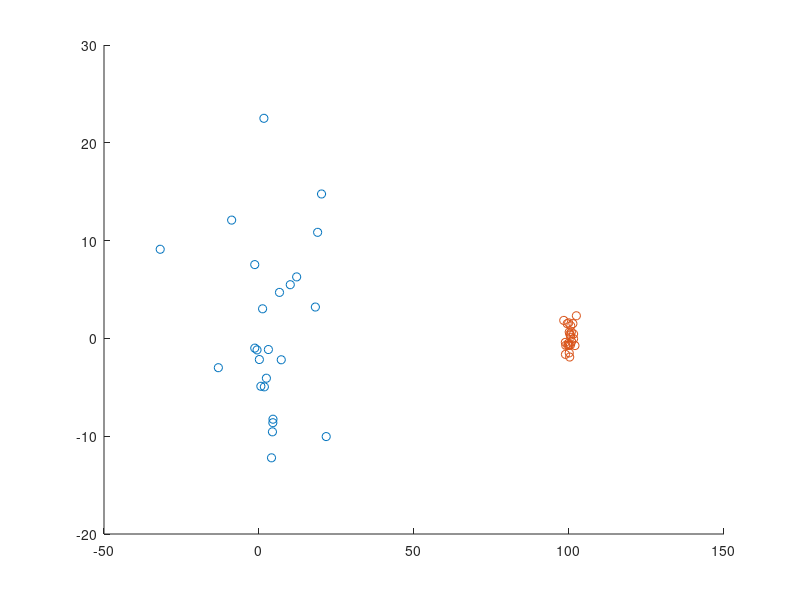

Reproduce this figure in MATLAB. (Note: this script raises an error after producing the figure.)
% Points for section CLUSTERS' SIZE

muSize=zeros(50,50);
muSize(26:50,1)=100;
sigmaSize=ones(50,50);
sigmaSize(1:25,:)=10;

clSize=normrnd(muSize,sigmaSize,50,50);

figure(2);
scatter(clSize(1:25,1),clSize(1:25,2),[],[0 0.4470 0.7410])
hold on
scatter(clSize(26:50,1),clSize(26:50,2),[],[0.8500 0.3250 0.0980]);

pSize=normpdf(clSize,muSize,sigmaSize);

for i=1:50
    pSize(i,i)=0;
end

nnzSize=nnz(pSize);

colToAddSize=zeros(50,nnzSize-50);
tempSize2=horzcat(pSize,colToAddSize);
rowsCluster1Size=zeros(fix((nnzSize-50)/2),nnzSize);
cl1Size=vertcat(tempSize2(1:25,:),rowsCluster1Size);
rowsCluster2Size=zeros(fix((nnzSize-50)/2)+mod(nnzSize-50,2),nnzSize);
cl2Size=vertcat(tempSize2(26:50,:),rowsCluster2Size);

pointsSizeSp=vertcat(cl1Size,cl2Size);

pointsSizeIn=sparse(pointsSizeSp);

mmwrite("sizeData.mtx",pointsSizeIn);

% Points for section CLUSTERS' DISTANCE

muD=zeros(25,75);
sigmaD=ones(25,75);

s = rng; % save state of rng
cluster1D=normrnd(muD,sigmaD,25,75);
rng(s); % restore state of rng
cluster2D=normrnd(muD,sigmaD,25,75); % cluster2 has the same random numbers as cluster1
rng(s);
cluster3D=normrnd(muD,sigmaD,25,75);

cluster2D(:,1)=cluster2D(:,1)+10;
mu2D(:,1)=muD(:,1)+10;

cluster3D(:,1)=cluster3D(:,1)+40; % cluster 1 & 2 have distance 10
                                % cluster 1 & 3 have distance 40

mu3D(:,1)=muD(:,1)+40;

figure(3);
scatter(cluster1D(:,1),cluster1D(:,2),[],[0 0.4470 0.7410])
hold on
scatter(cluster2D(:,1),cluster2D(:,2),[],[0.8500 0.3250 0.0980]);
hold on
scatter(cluster3D(:,1),cluster3D(:,2),[],[0.4660 0.6740 0.1880]);

pdf1D=normpdf(cluster1D,muD,sigmaD);
pdf2D=normpdf(cluster2D,mu2D,sigmaD);
pdf3D=normpdf(cluster3D,mu3D,sigmaD);

tempD1=vertcat(pdf1D,pdf2D);
pointsD=vertcat(tempD1,pdf3D);

for i=1:75
    pointsD(i,i)=0;
end

nnzD=nnz(pointsD);

mmwrite("distDataTest.mtx",pointsD);

colToAddD=zeros(75,nnzD-75);
tempD2=horzcat(pointsD,colToAddD);
rowsCluster1D=zeros(fix((nnzD-75)/3),nnzD);
cl1D=vertcat(tempD2(1:25,:),rowsCluster1D);
rowsCluster2D=zeros(fix((nnzD-75)/3),nnzD);
cl2D=vertcat(tempD2(26:50,:),rowsCluster2D);
rowsCluster3D=zeros(fix((nnzD-75)/3)+mod(nnzD-75,3),nnzD);
cl3D=vertcat(tempD2(51:75,:),rowsCluster3D);

tempD3=vertcat(cl1D,cl2D);
pointsD=vertcat(tempD3,cl3D);

pointsDIn=sparse(pointsD);

mmwrite("distData.mtx",pointsDIn);

% Points for section TOPOLOGY

% Circles

muTop=zeros(25,50);
sigmaTop=ones(25,50);

s = rng;
cluster1Top=normrnd(muTop,sigmaTop,25,50);
rng(s);
cluster2Top=normrnd(muTop,sigmaTop*50,25,50);

figure(1);
scatter(cluster1Top(:,1),cluster1Top(:,2),[],[0 0.4470 0.7410])
hold on
scatter(cluster2Top(:,1),cluster2Top(:,2),[],[0.8500 0.3250 0.0980]);

pdf1Top=normpdf(cluster1Top,muTop,sigmaTop);
pdf2Top=normpdf(cluster2Top,muTop,sigmaTop*50);

pointsTop=vertcat(pdf1Top,pdf2Top);

for i=1:50
    pointsTop(i,i)=0;
end

nnzTop=nnz(pointsTop);

colToAddTop=zeros(50,nnzTop-50);
tempTop2=horzcat(pointsTop,colToAddTop);
rowsCluster1Top=zeros(fix((nnzTop-50)/2),nnzTop);
cl1Top=vertcat(tempTop2(1:25,:),rowsCluster1Top);
rowsCluster2Top=zeros(fix((nnzTop-50)/2)+mod(nnzTop-50,2),nnzTop);
cl2Top=vertcat(tempTop2(26:50,:),rowsCluster2Top);

% tempcl1Top=6*ones(size(cl1Top,1)-25,50);
% tempcl1Top(1:fix((size(cl1Top,1)-25)/2),:)=-tempcl1Top(1:fix((size(cl1Top,1)-25)/2),:);
%
% tempcl2Top=6*50*ones(size(cl2Top,1)-25,50);
% tempcl2Top(1:fix((size(cl2Top,1)-25)/2)+mod(size(cl2Top,1)-25,2),:)=-tempcl2Top(1:fix((size(cl2Top,1)-25)/2),:);
%
% temp2cl1Top=vertcat(cluster1Top,tempcl1Top);
% xcl1Top=horzcat(temp2cl1Top,zeros(size(temp2cl1Top,1),nnzTop-50));
%
% temp2cl2Top=vertcat(cluster2Top,tempcl2Top);
% xcl2Top=horzcat(temp2cl2Top,zeros(size(temp2cl2Top,1),nnzTop-50));

pointsTopSp=vertcat(cl1Top,cl2Top);

pointsTopIn=sparse(pointsTopSp);

mmwrite("topData.mtx",pointsTopIn);

% Trefoil knot

% muTop=zeros(25,50);
% sigmaTop=ones(25,50);
% 
% s = rng;
% cluster1Top=normrnd(muTop,sigmaTop,25,50);
% rng(s);
% cluster2Top=normrnd(muTop,sigmaTop*50,25,50);

clusterTr=zeros(50,50);
cTr=zeros(50,1);
for i=1:50
    t=i*2*pi/50;
    clusterTr(i,1)=sin(t)+2*sin(2*t);
    clusterTr(i,2)=cos(t)-2*cos(2*t);
    clusterTr(i,3)=-sin(3*t);
    cTr(i,1)=t;
end

figure(7);
scatter3(clusterTr(:,1),clusterTr(:,2),clusterTr(:,3),[],cTr)

muTr=zeros(50,50);
sigmaTr=ones(50,50);
pdfTr=normpdf(clusterTr,muTr,sigmaTr);

for i=1:50
    pdfTr(i,i)=0;
end

nnzTr=nnz(pdfTr);

colToAddTr=zeros(50,nnzTr-50);
tempTr2=horzcat(pdfTr,colToAddTr);
rowsTr=zeros(nnzTr-50,nnzTr);
pointsTr=vertcat(tempTr2,rowsTr);

pointsTrIn=sparse(pointsTr);

mmwrite("topData2.mtx",pointsTrIn);

% Points for section NOISE

muN=zeros(75,75);
sigmaN=ones(75,75);

clusterN=normrnd(muN,sigmaN,75,75);

figure(4);
scatter(clusterN(:,1),clusterN(:,2),[],[0 0.4470 0.7410])

pN=normpdf(clusterN,muN,sigmaN);

for i=1:75
    pN(i,i)=0;
end

nnzN=nnz(pN);

colToAddN=zeros(75,nnzN-75);
tempN2=horzcat(pN,colToAddN);
rowsToAddN=zeros(nnzN-75,nnzN);
pointsN=vertcat(tempN2,rowsToAddN);

pointsNIn=sparse(pointsN);

mmwrite("noiseData.mtx",pointsNIn);

% Points for section SHAPES

% Ellipse

muSh=zeros(50,50);
sigmaSh=ones(50,50);


clusterSh=normrnd(muSh,sigmaSh,50,50);

for i=1:50
    for j=1:50
        clusterSh(i,j)=clusterSh(i,j)/j;
        muSh(i,j)=muSh(i,j)/j;
        sigmaSh(i,j)=sigmaSh(i,j)/j;
    end
end

figure(5);
scatter(clusterSh(:,1),clusterSh(:,2),[],[0 0.4470 0.7410])

pSh=normpdf(clusterSh,muSh,sigmaSh);

for i=1:50
    pSh(i,i)=0;
end

nnzSh=nnz(pSh);

colToAddSh=zeros(50,nnzSh-50);
tempSh2=horzcat(pSh,colToAddSh);
rowsToAddSh=zeros(nnzSh-50,nnzSh);
pointsSh=vertcat(tempSh2,rowsToAddSh);

pointsShIn=sparse(pointsSh);

mmwrite("shapesData1.mtx",pointsShIn);

% Parallel lines

m2Sh=zeros(25,50);
sigma2Sh=ones(25,50);


cluster1Sh=normrnd(m2Sh,sigma2Sh,25,50);
cluster2Sh=normrnd(m2Sh,sigma2Sh,25,50);

s=0.03*50;

for i=1:25
    cluster1Sh(i,1)=s*cluster1Sh(i,1)+i;
    cluster2Sh(i,1)=s*cluster2Sh(i,1)+i+50/5;
    for j=2:50
        cluster1Sh(i,j)=s*cluster1Sh(i,j)+i;
        cluster2Sh(i,j)=s*cluster2Sh(i,j)+i-50/5;
    end
end

figure(6);
scatter(cluster1Sh(:,1),cluster1Sh(:,2),[],[0 0.4470 0.7410])
hold on
scatter(cluster2Sh(:,1),cluster2Sh(:,2),[],[0.8500 0.3250 0.0980]);

mu1Sh=zeros(25,50);
mu2Sh=zeros(25,50);
for i=1:25
    mu1Sh(i,1)=s*muSh(i,1)+i;
    mu2Sh(i,1)=s*muSh(i,1)+i+50/5;
    for j=2:50
        mu1Sh(i,j)=s*muSh(i,j)+i;
        mu2Sh(i,j)=s*muSh(i,j)+i-50/5;
    end
end
p1Sh=normpdf(cluster1Sh,mu1Sh,sigma2Sh*s);
p2Sh=normpdf(cluster2Sh,mu2Sh,sigma2Sh*s);

points2Sh=vertcat(p1Sh,p2Sh);

for i=1:50
    points2Sh(i,i)=0;
end

nnz2Sh=nnz(points2Sh);

colToAdd2Sh=zeros(50,nnz2Sh-50);
tempSh2b=horzcat(points2Sh,colToAdd2Sh);
rowsCluster1Sh=zeros(fix((nnz2Sh-50)/2),nnz2Sh);
cl1Sh=vertcat(tempSh2b(1:25,:),rowsCluster1Sh);
rowsCluster2Sh=zeros(fix((nnz2Sh-50)/2)+mod(nnz2Sh-50,2),nnz2Sh);
cl2Sh=vertcat(tempSh2b(26:50,:),rowsCluster2Sh);

points2ShSp=vertcat(cl1Sh,cl2Sh);

points2ShIn=sparse(points2ShSp);

mmwrite("shapesData2.mtx",points2ShIn);

% 2 clusters with the same size

muSize=zeros(50,50);
muSize(26:50,1)=10;
sigmaSize=ones(50,50);

clSize=normrnd(muSize,sigmaSize,50,50);

figure(11);
scatter(clSize(1:25,1),clSize(1:25,2),[],[0 0.4470 0.7410])
hold on
scatter(clSize(26:50,1),clSize(26:50,2),[],[0.8500 0.3250 0.0980]);
title('2 clusters with the same size')

pSize=normpdf(clSize,muSize,sigmaSize);

for i=1:50
    pSize(i,i)=0;
end

nnzSize=nnz(pSize);

pointsSizeSp= makeSparse2Cl(pSize,nnzSize)

pointsSizeIn=sparse(pointsSizeSp);

mmwrite("same_size.mtx",pointsSizeIn);

% points evenly in circle

clusterCircle=zeros(50,50);
c=zeros(50,1);
for i=1:50
        t=2*pi*i/50;
        clusterCircle(i,1)=cos(t);
        clusterCircle(i,2)=sin(t);
        c(i,1)=t;
end

figure(12);
scatter(clusterCircle(:,1),clusterCircle(:,2),[],c)
title('points evenly in circle')

muCircle=mean(clusterCircle,1);

sigmaCircle=std(clusterCircle,1);

pCircle=normpdf(clusterCircle,muCircle,sigmaCircle);

for i=1:50
    pCircle(i,i)=0;
end

nnzCircle=nnz(pCircle);

pCircleSp= makeSparse1Cl(pCircle,nnzCircle);

pointsCircleIn=sparse(pCircleSp);

mmwrite("circle.mtx",pointsCircleIn);

% points randomly in circle

clusterCircle=zeros(50,50);
c=zeros(50,1);
for i=1:50
        t=2*pi*rand();
        clusterCircle(i,1)=cos(t);
        clusterCircle(i,2)=sin(t);
        c(i,1)=t;
end

figure(13);
scatter(clusterCircle(:,1),clusterCircle(:,2),[],c)
title('points randomly in circle')

muCircle=mean(clusterCircle,1);
sigmaCircle=std(clusterCircle,1);

pCircle2=normpdf(clusterCircle,muCircle,sigmaCircle);

for i=1:50
    pCircle2(i,i)=0;
end

nnzCircle2=nnz(pCircle2);

pCircleSp2= makeSparse1Cl(pCircle2,nnzCircle2);

pointsCircleIn=sparse(pCircleSp2);

mmwrite("random-circle.mtx",pointsCircleIn);